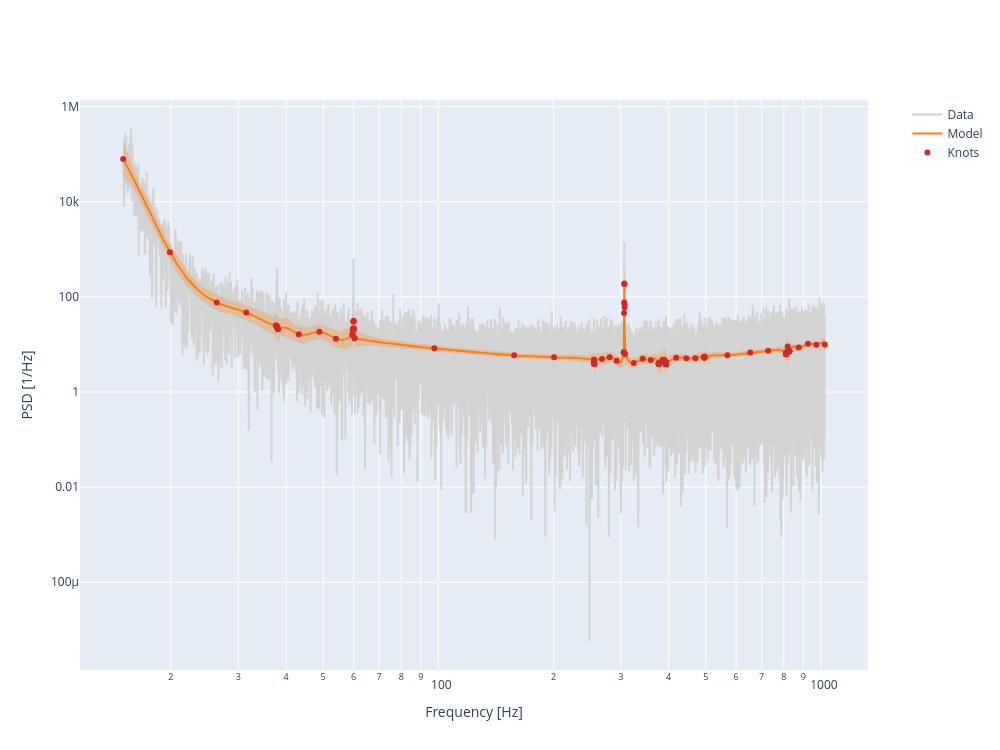

This figure's notebook cell:
### Code cell
from log_psplines.plotting import plot_pdgrm

plot_pdgrm(idata=mcmc_results_v2, interactive=True)
